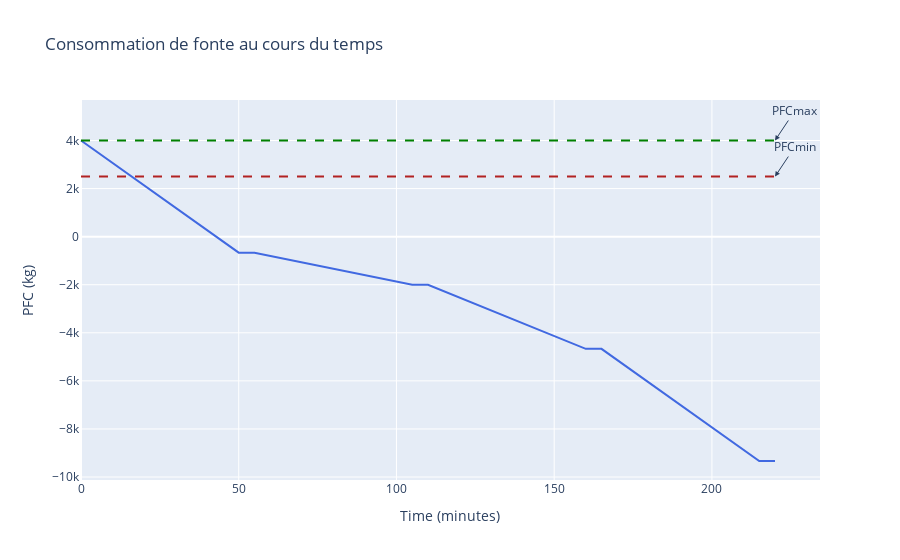

The code cell stored with this chart in its notebook:
### Code cell
Plot_consom(times, PFC_Consomvalues, tmin, tmax, PFCmin, PFCmax)

### Figure 1 — Plotly figure (JSON) as saved in the notebook; plotly's stock layout.template omitted (floating-point values rounded to 4 significant figures; data arrays with more than 128 entries replaced by an {"elided": "..."} marker saying what was removed)
{"data": [{"line": {"color": "royalblue"}, "mode": "lines", "name": "PFC over time", "type": "scatter", "x": {"elided": "205 int values"}, "y": {"elided": "205 float values"}}], "layout": {"annotations": [{"arrowhead": 2, "ax": 20, "ay": -30, "showarrow": true, "text": "PFCmin", "x": 220, "xref": "x", "y": 2500, "yref": "y"}, {"arrowhead": 2, "ax": 20, "ay": -30, "showarrow": true, "text": "PFCmax", "x": 220, "xref": "x", "y": 4000, "yref": "y"}], "shapes": [{"line": {"color": "firebrick", "dash": "dash", "width": 2}, "name": "PFCmin", "type": "line", "x0": 0, "x1": 220, "y0": 2500, "y1": 2500}, {"line": {"color": "green", "dash": "dash", "width": 2}, "name": "PFCmax", "type": "line", "x0": 0, "x1": 220, "y0": 4000, "y1": 4000}], "showlegend": false, "title": {"text": "Consommation de fonte au cours du temps"}, "xaxis": {"title": {"text": "Time (minutes)"}}, "yaxis": {"title": {"text": "PFC (kg)"}}}}
